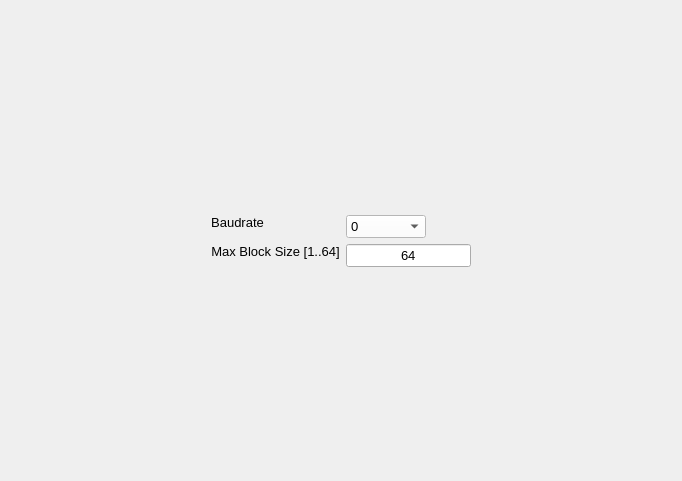
     <widget class="QWidget" name="CANOPEN_1">
      <attribute name="title">
       <string>CANOPEN 1</string>
      </attribute>
      <layout class="QGridLayout" name="gridLayout_5">
       <item row="0" column="1">
        <spacer name="verticalSpacer_21">
         <property name="orientation">
          <enum>Qt::Vertical</enum>
         </property>
         <property name="sizeHint" stdset="0">
          <size>
           <width>20</width>
           <height>204</height>
          </size>
         </property>
        </spacer>
       </item>
       <item row="1" column="0">
        <spacer name="horizontalSpacer_33">
         <property name="orientation">
          <enum>Qt::Horizontal</enum>
         </property>
         <property name="sizeHint" stdset="0">
          <size>
           <width>200</width>
           <height>20</height>
          </size>
         </property>
        </spacer>
       </item>
       <item row="1" column="1">
        <layout class="QFormLayout" name="formLayout_2">
         <item row="0" column="0">
          <widget class="QLabel" name="label_Baudrate_CANOPEN_1">
           <property name="sizePolicy">
            <sizepolicy hsizetype="Fixed" vsizetype="Fixed">
             <horstretch>0</horstretch>
             <verstretch>0</verstretch>
            </sizepolicy>
           </property>
           <property name="font">
            <font>
             <pointsize>10</pointsize>
            </font>
           </property>
           <property name="text">
            <string>Baudrate</string>
           </property>
           <property name="alignment">
            <set>Qt::AlignCenter</set>
           </property>
           <property name="buddy">
            <cstring>comboBox_Baudrate_CANOPEN_1</cstring>
           </property>
          </widget>
         </item>
         <item row="0" column="1">
          <widget class="QComboBox" name="comboBox_Baudrate_CANOPEN_1">
           <property name="sizePolicy">
            <sizepolicy hsizetype="Fixed" vsizetype="Fixed">
             <horstretch>0</horstretch>
             <verstretch>0</verstretch>
            </sizepolicy>
           </property>
           <property name="minimumSize">
            <size>
             <width>80</width>
             <height>0</height>
            </size>
           </property>
           <property name="font">
            <font>
             <pointsize>10</pointsize>
            </font>
           </property>
           <property name="focusPolicy">
            <enum>Qt::WheelFocus</enum>
           </property>
           <property name="styleSheet">
            <string notr="true">background-color: rgb(255, 255, 255);</string>
           </property>
           <property name="currentIndex">
            <number>0</number>
           </property>
           <item>
            <property name="text">
             <string>0</string>
            </property>
           </item>
           <item>
            <property name="text">
             <string>10000</string>
            </property>
           </item>
           <item>
            <property name="text">
             <string>20000</string>
            </property>
           </item>
           <item>
            <property name="text">
             <string>50000</string>
            </property>
           </item>
           <item>
            <property name="text">
             <string>125000</string>
            </property>
           </item>
           <item>
            <property name="text">
             <string>250000</string>
            </property>
           </item>
           <item>
            <property name="text">
             <string>500000</string>
            </property>
           </item>
           <item>
            <property name="text">
             <string>800000</string>
            </property>
           </item>
           <item>
            <property name="text">
             <string>1000000</string>
            </property>
           </item>
          </widget>
         </item>
         <item row="1" column="0">
          <widget class="QLabel" name="label_MaxBlockSize_CANOPEN_1">
           <property name="sizePolicy">
            <sizepolicy hsizetype="Fixed" vsizetype="Fixed">
             <horstretch>0</horstretch>
             <verstretch>0</verstretch>
            </sizepolicy>
           </property>
           <property name="font">
            <font>
             <pointsize>10</pointsize>
            </font>
           </property>
           <property name="text">
            <string>Max Block Size [1..64]</string>
           </property>
           <property name="alignment">
            <set>Qt::AlignCenter</set>
           </property>
           <property name="buddy">
            <cstring>lineEdit_MaxBlockSize_CANOPEN_1</cstring>
           </property>
          </widget>
         </item>
         <item row="1" column="1">
          <widget class="QLineEdit" name="lineEdit_MaxBlockSize_CANOPEN_1">
           <property name="sizePolicy">
            <sizepolicy hsizetype="Preferred" vsizetype="Fixed">
             <horstretch>0</horstretch>
             <verstretch>0</verstretch>
            </sizepolicy>
           </property>
           <property name="font">
            <font>
             <family>MS Shell Dlg 2</family>
             <pointsize>10</pointsize>
             <weight>50</weight>
             <italic>false</italic>
             <bold>false</bold>
            </font>
           </property>
           <property name="focusPolicy">
            <enum>Qt::StrongFocus</enum>
           </property>
           <property name="text">
            <string>64</string>
           </property>
           <property name="alignment">
            <set>Qt::AlignCenter</set>
           </property>
          </widget>
         </item>
        </layout>
       </item>
       <item row="1" column="2">
        <spacer name="horizontalSpacer_34">
         <property name="orientation">
          <enum>Qt::Horizontal</enum>
         </property>
         <property name="sizeHint" stdset="0">
          <size>
           <width>200</width>
           <height>20</height>
          </size>
         </property>
        </spacer>
       </item>
       <item row="2" column="1">
        <spacer name="verticalSpacer_20">
         <property name="orientation">
          <enum>Qt::Vertical</enum>
         </property>
         <property name="sizeHint" stdset="0">
          <size>
           <width>20</width>
           <height>203</height>
          </size>
         </property>
        </spacer>
       </item>
      </layout>
     </widget>
